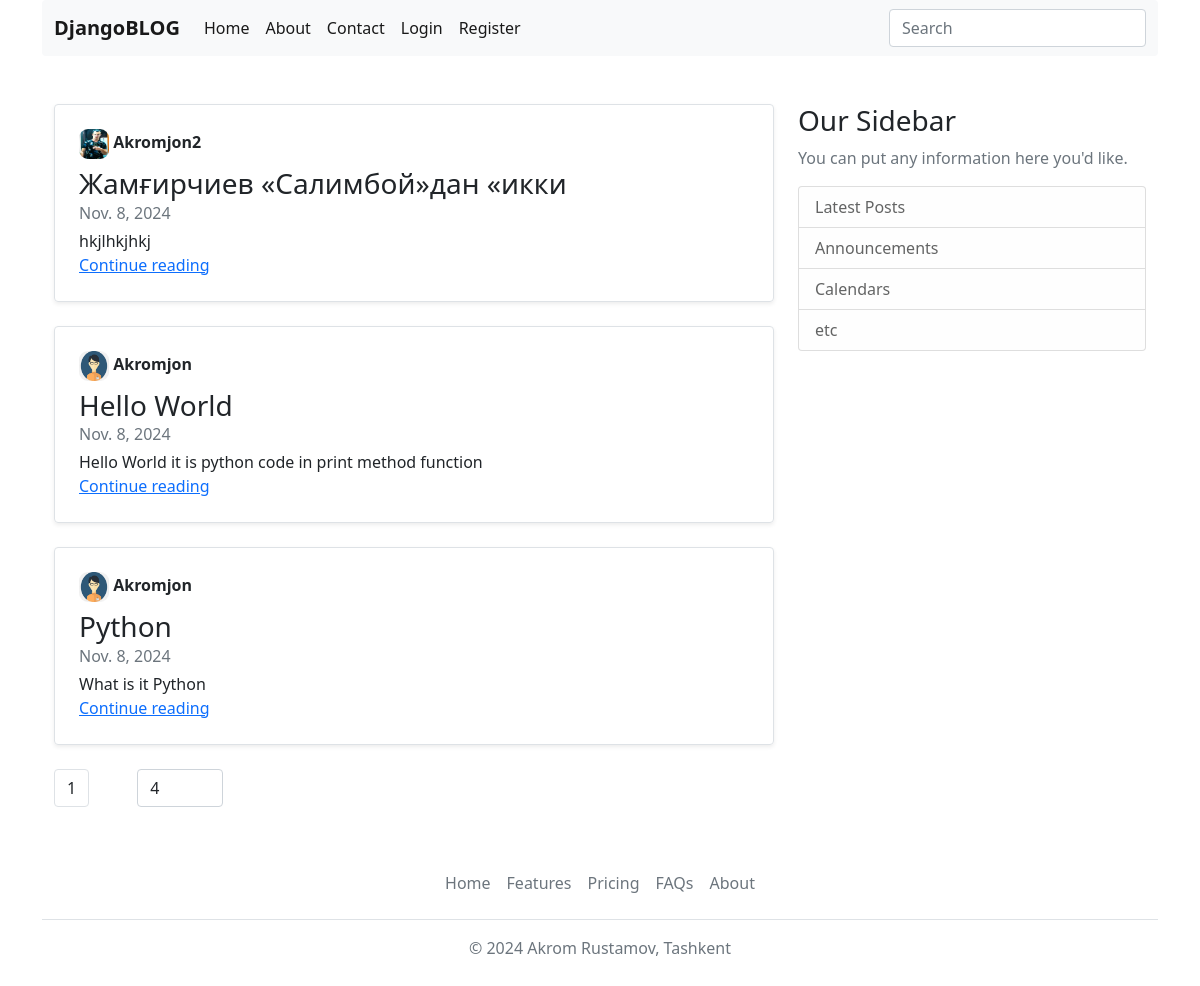
/, run on an earlier commit of the app's database.
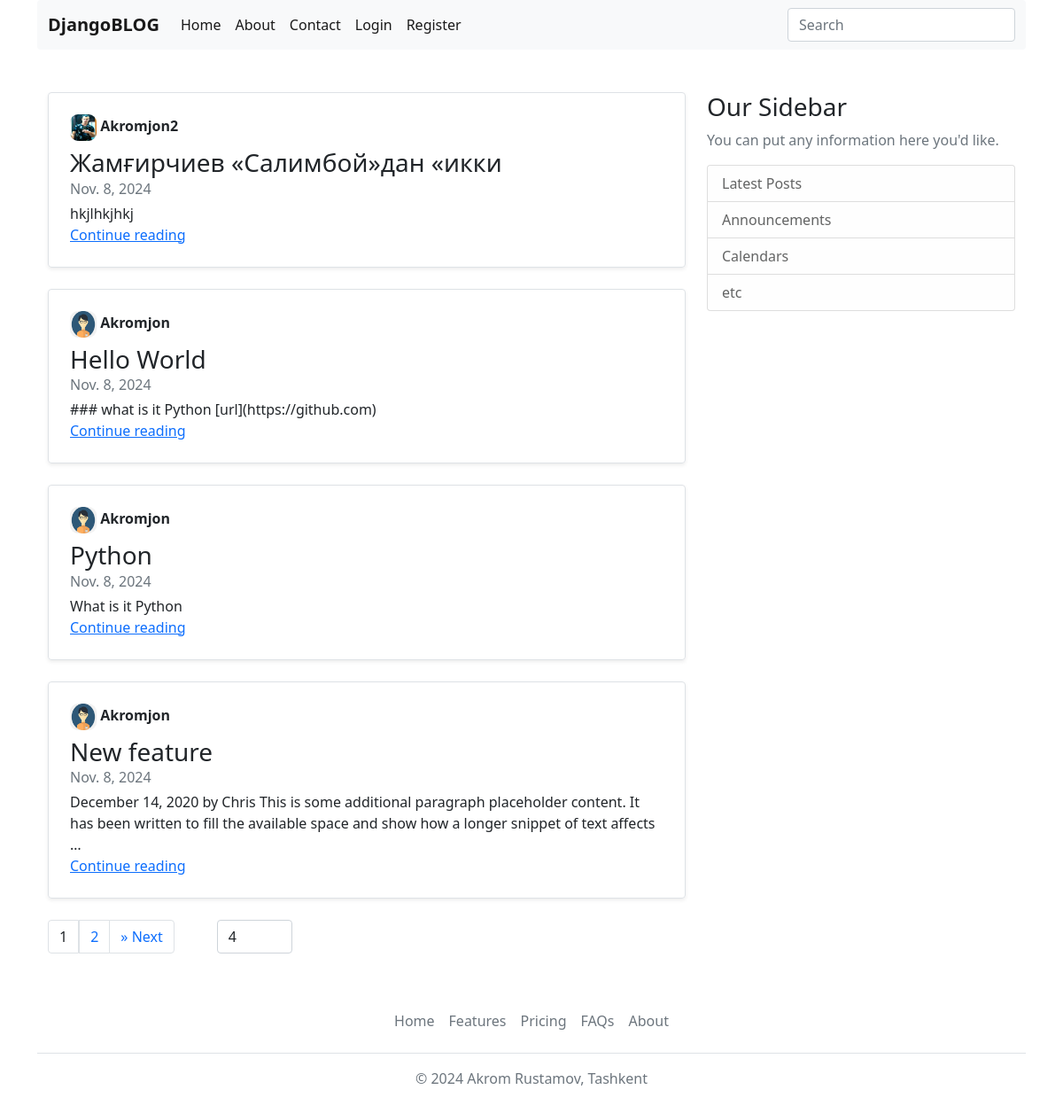
And on a later commit of the database.
### apps/blog/models.py (models this page shows, shortened)
class Post(TimestempedAbstractModel):
    title = models.CharField(max_length=120)
    slug = models.SlugField(max_length=255, unique=True, db_index=True)
    content = models.TextField()
    publisher_at = models.DateField()
    is_active = models.BooleanField(default=False)
    author = models.ForeignKey("User", models.CASCADE, "posts")
    def get_absolute_url(self):
        return reverse("post_detail", kwargs={"slug": self.slug})

class User(AbstractUser, TimestempedAbstractModel):
    avatar = models.ImageField(
        upload_to="avatars/", null=True, default="avatars/default/logo.png"
    )

### apps/blog/views.py (the view)
# urls.py: path("", views.HomePageView.as_view(), name="home"),
class HomePageView(TemplateView):
    template_name = "blog/home.html"
    def get(self, request):
        if request.user.is_authenticated:
            posts = Post.objects.exclude(author=request.user)
        else:
            posts = Post.objects.all()
        search_query = request.GET.get('search_query', None)
        page = request.GET.get("page", 1)
        size = request.GET.get("size", 4)
        posts = get_search_model_queryset(posts, search_query)
        page_obj = get_pagination_obj(posts, page, size)
        return render(
            request,
            "blog/home.html",
            {
                "page_obj": page_obj,
                "size_value": size,
            },
        )

### apps/blog/utils.py (called while the page is built, shortened)
def get_search_model_queryset(model_queryset: QuerySet, search_query: str = None) -> QuerySet:
    if search_query is None:
        return model_queryset

def get_pagination_obj(model_queryset: QuerySet, page: int = 1, size: int = 4) -> Page:
    return Paginator(model_queryset.order_by("id"), size).page(page)

### templates/blog/home.html (shortened to what this page needs)
{% extends 'base.html' %}
{% load static %}
{% block content %}
<main role="main" class="container" id="main-content">
  <div class="row">
    <div class="col-md-8">
        {% for post in page_obj.object_list %}
        <div class="col-md-12">
          <div class="row g-0 border rounded overflow-hidden flex-md-row mb-4 shadow-sm h-md-250 position-relative">
            <div class="col p-4 d-flex flex-column position-static">
              <div class="d-flex">
                <strong class="d-inline-block mb-2">
                  <img src="{{ post.author.avatar.url }}" style="border-radius: 30%;" width="30px" height="30px" alt="author logo">
                  {{ post.author }}
                </strong>
              </div>
              <h3 class="mb-0">{{ post.title }}</h3>
              <div class="mb-1 text-muted">{{ post.publisher_at }}</div>
              <p class="card-text mb-auto">{{ post.content|truncatewords_html:30 }}</p>
              <a href="{{ post.get_absolute_url }}" class="stretched-link">Continue reading</a>
            </div>
          </div>
        </div>
        {% empty %}
        <div align="center">
          <h3>Post not found</h3>
        </div>
        {% endfor %}
    </div>
    {% include 'components/latest_posts.html' %}
  </div>
  {% include 'components/paginators.html' %}
</main>
{% endblock %}

What changed in the data, as far as the page shows it:
changed Post "Hello World": content "Hello World it is python code in print method function" → "### what is it Python [url](https://github.com)"
added Post: author.avatar (picture), author "Akromjon", title "New feature", publisher_at "Nov. 8, 2024", content "December 14, 2020 by Chris This is some additional paragraph placeholder content. It has been written to fill the available space and show how a longer snippet of text affects …"
Also different on the page:
{{ page_obj.next_page_number }}: (not shown) → "2"
text now shown: "» Next"
